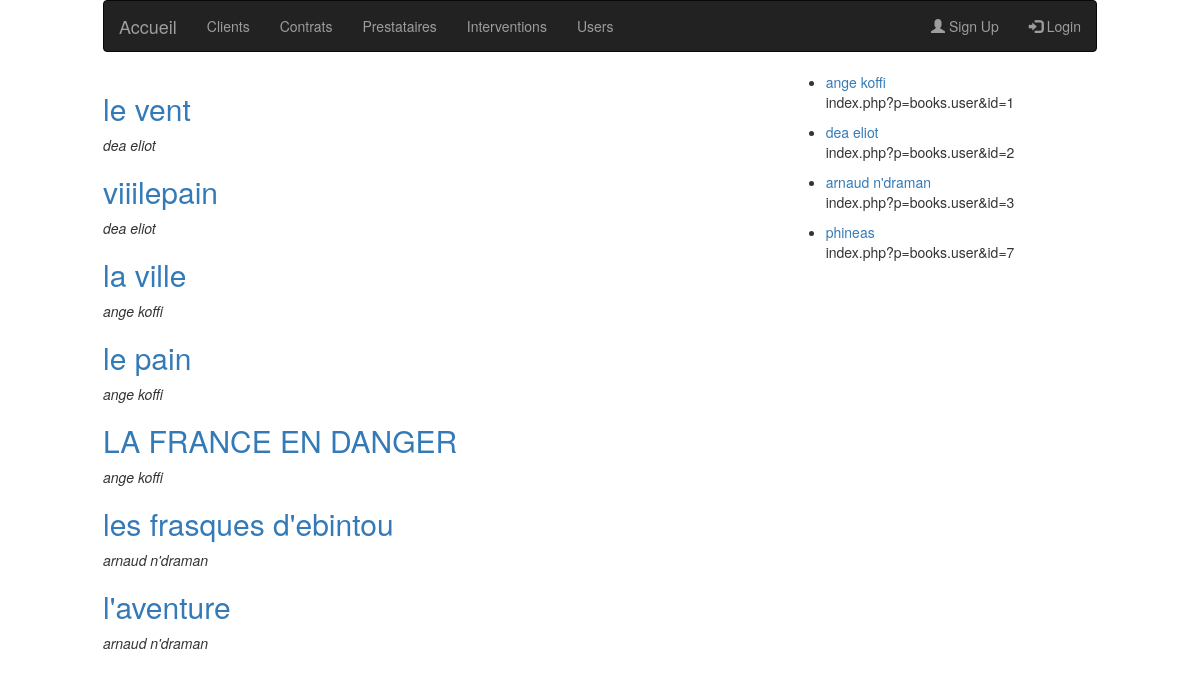
The page / on the database its author committed.
### tables this page shows
CREATE TABLE IF NOT EXISTS `books` (
  `id` int(10) unsigned NOT NULL AUTO_INCREMENT,
  `user_id` int(10) unsigned NOT NULL,
  `title` varchar(255) NOT NULL,
  `description` text NOT NULL,
  `created_at` timestamp NULL DEFAULT NULL,
  `updated_at` timestamp NULL DEFAULT NULL,
  PRIMARY KEY (`id`)
);

CREATE TABLE IF NOT EXISTS `users` (
  `id` bigint(20) unsigned NOT NULL AUTO_INCREMENT,
  `name` varchar(255) NOT NULL,
  `email` varchar(255) NOT NULL,
  `email_verified_at` timestamp NULL DEFAULT NULL,
  `password` varchar(255) DEFAULT NULL,
  `remember_token` varchar(100) DEFAULT NULL,
  `created_at` timestamp NULL DEFAULT NULL,
  `updated_at` timestamp NULL DEFAULT NULL,
  PRIMARY KEY (`id`),
  UNIQUE KEY `users_email_unique` (`email`)
);

### app/App.php (called while the page is built, shortened)
<?php
	class App{
		private $db_instance;
		private static $_instance;
		public static function getInstance(){
			if(is_null(self::$_instance)){
				self::$_instance  = new App();
			}
			return self::$_instance;
		}
		public static function load(){
			require ROOT . '/app/Autoloader.php';
			require ROOT . '/core/Autoloader.php';
		}
		public function getTable($name){
			return new $class_name($this->getDb());
		}
		public function getDb(){
			$config = Config::getInstance(ROOT . '/config/config.php');
			if(is_null($this->db_instance)){
				$this->db_instance = new MysqlDataBase($config->get('db_name'), $config->get('db_user'), $config->get('db_pass'), $config->get('db_host'));
			}
			return $this->db_instance;
		}
	}
?>

### app/Autoloader.php (called while the page is built, shortened)
<?php
	class Autoloader{
		static function autoload($class){
			if(strpos($class, __NAMESPACE__ . '\\') === 0){
				$class = str_replace(__NAMESPACE__ .'\\', '', $class);
				$class = str_replace('\\', '/', $class);
			}
		}
	}
?>

### core/Autoloader.php (called while the page is built, shortened)
<?php
	class Autoloader{
		static function autoload($class){
			if(strpos($class, __NAMESPACE__ . '\\') === 0){
				$class = str_replace(__NAMESPACE__ .'\\', '', $class);
				$class = str_replace('\\', '/', $class);
			}
		}
	}
?>

### config/config.php (called while the page is built)
<?php
	return array(
		"db_user" => 'root',
		"db_pass" => '',
		"db_host" => 'localhost',
		"db_name" => 'test-laravel'
	);
?>

### core/Config.php (called while the page is built, shortened)
<?php
	class Config{
		private $settings = [];
		private static $_instance;
		public static function getInstance($file){
			if(is_null(self::$_instance)){
				self::$_instance  = new Config($file);
			}
			return self::$_instance;
		}
		public function __construct($file){
			$this->settings = require($file);
		}
		public function get($key){
			return $this->settings[$key];
		}
	}
?>

### core/Table/Table.php (called while the page is built, shortened)
<?php
	class Table{
		protected $table;
		protected $db;
		public function __construct(DataBase $db){
			$this->db = $db;
		}
		public function all(){
			return $this->query('SELECT * FROM ' .$this->table);
		}
		public function query($statement, $attributes = null, $one= false){
			if($attributes){
				return $this->db->prepare(
					$statement,
					$attributes,
					str_replace('Table', 'Entity', get_class($this)),
					$one);
			}else{
				return $this->db->query(
					$statement,
					str_replace('Table', 'Entity', get_class($this)),
					$one);
			}
		}
	}
?>

### core/Database/MysqlDatabase.php (called while the page is built, shortened)
<?php
	class MysqlDatabase extends Database{
		private $pdo;
		private function getPDO(){
			if($this->pdo === null){
				$pdo = new PDO('mysql:dbname=test-laravel;host=localhost', 'root', '');
				$pdo->setAttribute(PDO::ATTR_ERRMODE, PDO::ERRMODE_EXCEPTION);
				$this->pdo = $pdo;
			}
			return $this->pdo;
		}
		public function query($statement, $class_name= null,  $one = false){
			$req = $this->getPDO()->query($statement);
			if($class_name === null){
				$req->setFetchMode(PDO::FETCH_OBJ);
			}else{
				$req->setFetchMode(PDO::FETCH_CLASS, $class_name);
			}
			if($one){
				$datas = $req->fetch();
			}else{
				$datas = $req->fetchAll();
			}
			return $datas;
		}
	}
?>

### app/Table/BookTable.php (called while the page is built, shortened)
<?php
class BookTable extends Table{
	public function last(){
		return $this->query("
			SELECT books.id, books.title, books.description, books.created_at, books.updated_at, books.user_id, users.name as user
			FROM books
			LEFT JOIN users ON books.user_id = users.id
			ORDER BY books.created_at DESC");
	}
}
?>

### app/Entity/BookEntity.php (called while the page is built, shortened)
<?php
class BookEntity extends Entity{
	public function getUrl(){
		return 'index.php?p=books.show&id=' . $this->id;
	}
}
?>

### core/Entity/Entity.php (called while the page is built, shortened)
<?php
	class Entity{
		public function __get($key){
			return $this->$key;
		}
	}
?>

### app/Entity/UserEntity.php (called while the page is built, shortened)
<?php
class UserEntity extends Entity{
	public function getUrl(){
		return 'index.php?p=books.user&id=' . $this->id;
	}
}
?>

### pages/books/home.php (the view)
<div class="row">
	<div class="col-sm-8">
		<?php foreach(App::getInstance()->getTable('Book')->last() as $book): ?>
			<h2><a href="<?= $book->url ?>"><?= $book->title; ?></a></h2>
			<p>
				<em><?= $book->user ?></em>
			</p>
		<?php endforeach;?>
	</div>
	<div class="col-sm-4">
		<ul>
			<?php foreach(App::getInstance()->getTable('User')->all() as $users): ?>
				<li><a href="<?= $users->url ?>"><?= $users->name; ?></a></li>
				<p>
					<?= $users->url ?>
				</p>
			<?php endforeach;?>
		</ul>
	</div>
</div>

### public/index.php (shortened to what this page needs)
<?php
	require ROOT . '/app/App.php';
	if(isset($_GET['p'])){
		$page = $_GET['p'];
	}else{
		$page = 'home';
	}
	if($page === 'home'){
		require ROOT . '/pages/books/home.php';
	}elseif($page === 'books.user') {
		require ROOT . '/pages/books/user.php';
	}elseif($page === 'books.show') {
		require ROOT . '/pages/books/show.php';
	}elseif($page === 'login') {
		require ROOT . '/pages/users/login.php';
	}
	$content =  ob_get_clean();
	require ROOT . '/pages/templates/default.php';
?>

### pages/templates/default.php (shortened to what this page needs)
<!DOCTYPE html>
<html lang="en">
<head>
    <link rel="stylesheet" href="../public/css/bootstrap.css">
</head>
<body>
    <div class="wrapper">
        <div class="container-fluid">
          <nav class="navbar navbar-inverse">
            <div class="container-fluid">
              <div class="navbar-header">
                <a class="navbar-brand" href="../contrats/accueil.php">Accueil</a>
              </div>
              <ul class="nav navbar-nav">
                <li><a href="../clients/admin_clt.php">Clients</a></li>
                <li><a href="../contrats/admin_cont.php">Contrats</a></li>
                <li><a href="../prestataires/admin_presta.php">Prestataires</a></li>
                <li><a href="../interventions/admin_inter.php">Interventions</a></li>
                <li><a href="../users/admin_user.php">Users</a></li>
              </ul>
              <ul class="nav navbar-nav navbar-right">
                <li><a href="../index.php"><span class="glyphicon glyphicon-user"></span> Sign Up</a></li>
                <li><a href="../index.php"><span class="glyphicon glyphicon-log-in"></span> Login</a></li>
              </ul>
            </div>
          </nav>
          <div class="starter-template">
              <?= $content; ?>
          </div>
        </div>
    </div>
</body>

### pages/templates/default.php (style rules this page uses)
.wrapper { width: 1024px; margin: 0 auto; }

### rows shown on the page
books: title "le vent", user.name "dea eliot"
books: title "viiilepain", user.name "dea eliot"
books: title "la ville", user.name "ange koffi"
books: title "le pain", user.name "ange koffi"
books: title "LA FRANCE EN DANGER", user.name "ange koffi"
books: title "les frasques d'ebintou", user.name "arnaud n'draman"
books: title "l'aventure", user.name "arnaud n'draman"
users: name "ange koffi", url "index.php?p=books.user&id=1"
users: name "dea eliot", url "index.php?p=books.user&id=2"
users: name "arnaud n'draman", url "index.php?p=books.user&id=3"
users: name "phineas", url "index.php?p=books.user&id=7"
